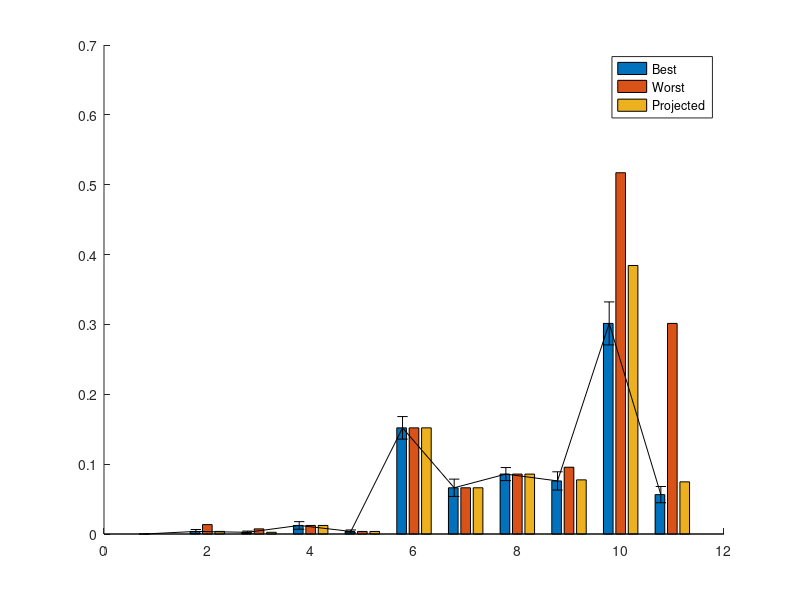

Reproduce this figure in MATLAB. (Note: this script raises an error after producing the figure.)
scores = [0 0 0; 0.003676471 0.013480392 0.00372549; 0.00245098 0.007352941 0.00245098; 0.012254902 0.012254902 0.012254902; 0.003676471 0.003676471 0.003676471; 0.151960784 0.151960784 0.151960784; 0.066176471 0.066176471 0.066176471; 0.085784314 0.085784314 0.085784314; 0.075980392 0.095588235 0.0775; 0.301470588 0.517156863 0.384375; 0.056372549 0.301470588 0.074675325];   
sem = [0 0 0; 0.002737585 0.005582952 0.002737585; 0.001730974 0.003862942 0.001730974; 0.005426294 0.005426294 0.005426294; 0.00211739 0.00211739 0.00211739; 0.016141052 0.016141052 0.016141052; 0.012389391 0.012389391 0.012389391; 0.009343724 0.009343724 0.009343724; 0.013068248 0.013176936 0.013046468; 0.030770381 0.03375683 0.028700121; 0.011630474 0.01314266 0.011409877];
% Orient, Lift, Digits Close, Aim, Advance, Digits Open, Pronation, Grasp,
% Supination I, Supination II, Release

figure
hold on 
hb = bar(scores); 
lh = legend('Best','Worst','Projected');

% Find center of each bar
numgroups = size(scores, 1); 
numbars = size(scores, 2); 
groupwidth = min(0.8, numbars/(numbars+1.5));
for i = 1:numbars
      x = (1:numgroups) - groupwidth/2 + (2*i-1) * groupwidth / (2*numbars);  % Aligning error bar with individual bar
      errorbar(x, scores(:,i), sem(:,i), 'k', 'linestyle', 'none');
end

%% DKL mods
tickLabelFont = 'arial';
tickLabelFontSize = 9;
axisLabelFont = 'arial';
axisLabelFontSize = 10;

yticks = [0,0.5,1];
subcompNames = {'Orient','Lift','Digits close','Aim','Advance','Digits open', 'Pronation',...
    'Grasp','Supination I','Supination II','Release'};
ylim = [0,1];

DKLscores = [0	0.007352941	0	0.012254902	0	0.151960784	0.066176471	0.144607843	0.0775	0.384375	0.060344828];
DKLstdev  = [0	0.060334478	0	0.077502987	0	0.230540334	0.176955891	0.227256811	0.188204289	0.463178365	0.163353217];
DKLsem    = [0	0.004224258	0	0.005426294	0	0.016141052	0.012389391	0.015911159	0.013308053	0.036617465	0.012383775];
x_val = 1:length(DKLscores);

h_fig = figure;
set(gcf,'units','centimeters','position',[1 1 9 6])

h_bar = bar(x_val,DKLscores);
set(h_bar,'edgecolor','k',...
          'facecolor','k');
hold on
h_ebars = errorbar(x_val,DKLscores,DKLsem,'linestyle','none','color','k');
ylabel('Movement Score',...
       'fontsize',axisLabelFontSize,...
       'fontname',axisLabelFont);
   
set(gca,'ylim',ylim,...
    'ytick',yticks,...
    'xticklabel',subcompNames,...
    'xticklabelrotation',45,...
    'fontname',tickLabelFont,...
    'fontsize',tickLabelFontSize);

figPath = '/Users/dleventh/Box Sync/Leventhal Lab/Manuscripts/Skilled reaching methods/Figures';
pdfName = fullfile(figPath,'movement_analysis.pdf');
print(pdfName,'-dpdf');